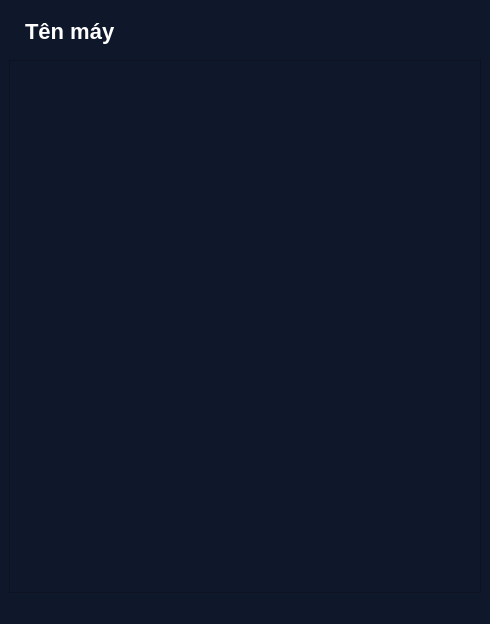
<?xml version="1.0" encoding="UTF-8"?>
<ui version="4.0">
 <class>MainWindow</class>
 <widget class="QMainWindow" name="MainWindow">
  <property name="geometry">
   <rect>
    <x>0</x>
    <y>0</y>
    <width>490</width>
    <height>624</height>
   </rect>
  </property>
  <property name="windowTitle">
   <string>MainWindow</string>
  </property>
  <property name="styleSheet">
   <string notr="true">QWidget{
    background-color:#0F172A;
}</string>
  </property>
  <widget class="QWidget" name="centralwidget">
   <layout class="QVBoxLayout" name="verticalLayout">
    <item>
     <widget class="QLabel" name="name_computer">
      <property name="styleSheet">
       <string notr="true">color:white;
font-size:22px;
font-weight:bold;
padding:10px;</string>
      </property>
      <property name="text">
       <string>Tên máy</string>
      </property>
     </widget>
    </item>
    <item>
     <widget class="QTextEdit" name="log_web"/>
    </item>
   </layout>
  </widget>
  <widget class="QMenuBar" name="menubar">
   <property name="geometry">
    <rect>
     <x>0</x>
     <y>0</y>
     <width>490</width>
     <height>26</height>
    </rect>
   </property>
  </widget>
  <widget class="QStatusBar" name="statusbar"/>
 </widget>
 <resources/>
 <connections/>
</ui>
